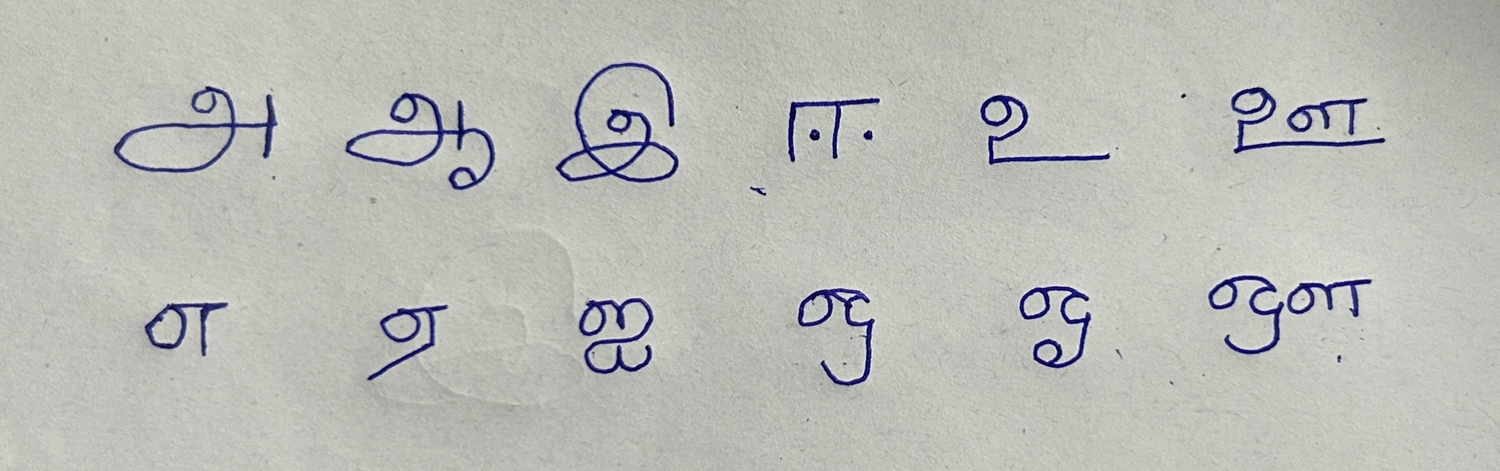
#> input picture input/IMG_4690.JPG, 1500 x 471 px; its folder holds only this picture in this run
$ python -i png_generator.py   (imports and definitions only)   (older library calls are emulated)
#> lines starting #> are read from the running program, lines starting #| are printed output that depends on the picture; after the words box and inside, x2 and y2 are one past the last pixel; in counts of white or black regions, pixels touching at a corner belong together; pictures that were not available may be replaced by others from this repository, and a replacement may not be noted
#Python 3
#packages
from PIL import Image, ImageEnhance # powerful image processing libery ?
import os
import cv2
import subprocess

def convertImage(i):
    input_image = Image.open('./cropped/'+i)

    # Convert the image to grayscale
    grayscale_image = input_image.convert("L")

    # Apply a threshold to create a black and white image
    threshold = 128  # Adjust this threshold as needed
    bw_image = grayscale_image.point(lambda p: 255 if p > threshold else 0, mode='1')

    mask = input_image.convert("L")

    threshold = 240  # Adjust this threshold as needed
    mask = mask.point(lambda p: 0 if p > threshold else 255)  # Create the mask using a threshold

    # Apply the mask to the image
    input_image.putalpha(mask)

    # Save the black image
    #out_name = i.split(".")[0]
    input_image.save("./png/"+i.split(".")[0], "PNG")
    print("Successful = " + i)

def convertpngtosvg():
    in_path = os.getcwd() + "/png"
    if os.path.exists(in_path):
        in_list = os.listdir(in_path)
        if len(in_list) == 0:
            print("Note: Please add some image files (JPEG or PNG) for SVG generation")
        else:
            os.makedirs(os.getcwd() + '/svg/', exist_ok=True)
            os.makedirs(os.getcwd() + '/pbm/', exist_ok=True)

            for img in in_list:
                file_path = os.path.join(in_path, img)
                base_name, ext = os.path.splitext(img)

                # Check file extension and convert to PNG if needed
                if ext.lower() in ['.jpeg', '.jpg']:
                    png_path = os.path.join(os.getcwd(), 'images', base_name + '.png')
                    os.system(f"convert {file_path} {png_path}")
                    file_path = png_path

                # Convert to PBM
                pbm_path = os.path.join(os.getcwd(), 'pbm', base_name + '.pbm')
                os.system(f"convert {file_path} -colorspace Gray -format pbm {pbm_path}")

                # Get pixel count
                command = f"identify -verbose {pbm_path} | grep pixels | awk '{{print $3}}'"
                result = subprocess.run(command, shell=True, capture_output=True, text=True)
                output = result.stdout.strip()  # Sanitize output

                if result.returncode != 0 or not output.isdigit():
                    print(f"Error: Failed to retrieve pixel count for {pbm_path}. Skipping...")
                    continue

                pixel_count = int(output)
                print(f"Pixel count for {pbm_path}: {pixel_count}")

                # Convert to SVG if pixel count is greater than 2000
                if pixel_count > 2000:
                    svg_path = os.path.join(os.getcwd(), 'svg', base_name + '.svg')
                    os.system(f"potrace -s {pbm_path} -o {svg_path}")
    else:
        print("Error: Input folder 'images' does not exist. Please create the folder and add images.")


def process_start(in_path):
	# in_path = os.getcwd()+"/input" ?
	# if os.path.exists(in_path) == True: ?
#> called with in_path = 'input/IMG_4690.JPG'
	if os.path.exists(in_path):
		in_list = os.listdir(in_path)
		print(in_list)
		#os.chdir(in_path)
		if len(in_list) == 0:
			print("Note: Please add some image files for preprocessing")
		else:
			os.makedirs(os.getcwd()+'/preprocessed/', exist_ok=True)
			#ouput directory creation
			os.makedirs(os.getcwd()+'/cropped/', exist_ok=True)
			for img in in_list:
				print(img)
				with Image.open(os.getcwd()+"/input/"+img) as im:
#> im is the input picture: PIL image 1500x471 RGB; mean R, G, B 186.6, 187.5, 182.7
					print("[+] Preprocessing started...")
					#convert into grayscale
					grayscaleImg = im.convert("L")   # "L" mode maps to black and white pixels ?
					#image contrast enhancer
					enhancer = ImageEnhance.Contrast(grayscaleImg)
					factor = 1.5 #increase contrast
					contrastImg = enhancer.enhance(factor)
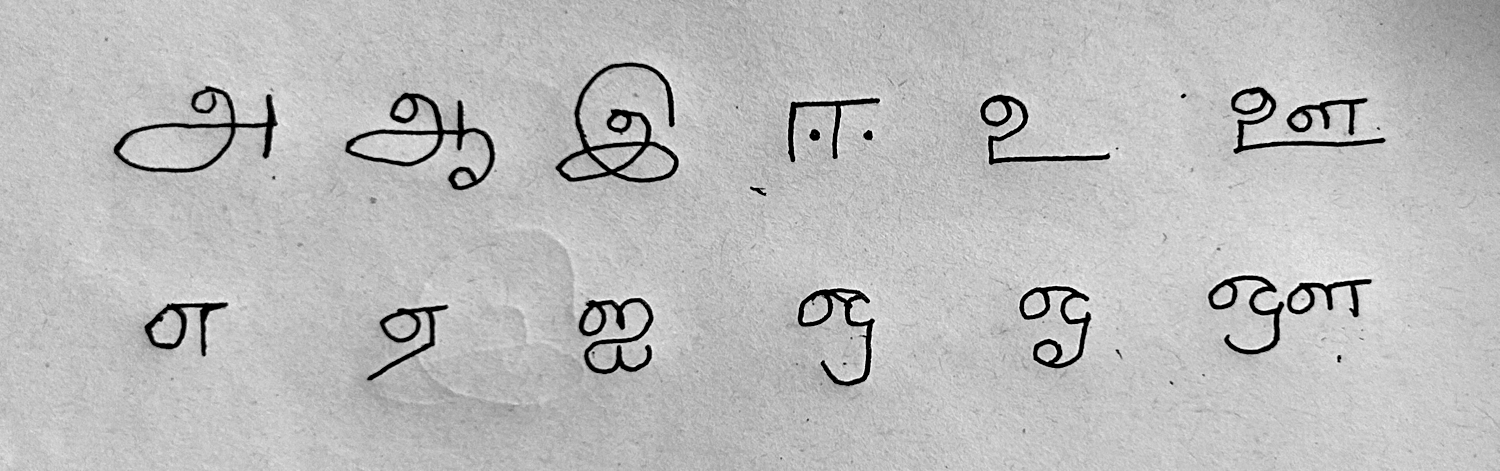
#> contrastImg: PIL image 1500x471 L; min 0, max 255, mean 187.4
					#image brightness enhancer
					enhancer = ImageEnhance.Brightness(contrastImg)
					factor = 2 #increase Brightness
					im_output = enhancer.enhance(factor)
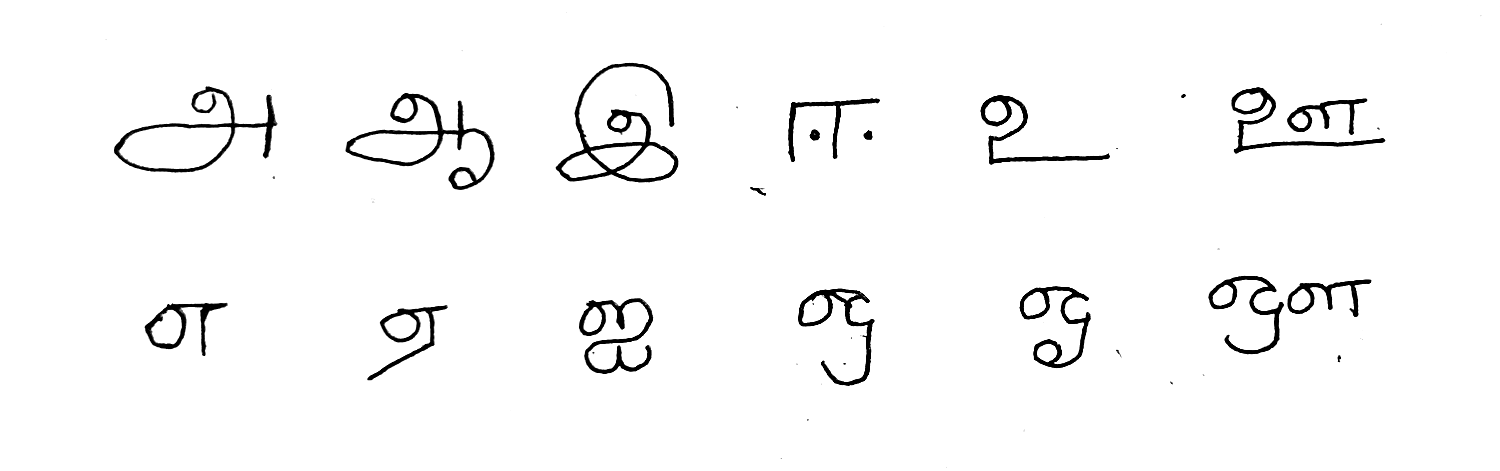
#> im_output: PIL image 1500x471 L; min 0, max 255, mean 248
					#im_output.show("more-brightness-image.png")
					im_output.save(os.getcwd()+'/preprocessed/'+img)
					print("[+] Preprocessing completed")

					im_ap = cv2.imread(os.getcwd()+'/preprocessed/'+img)
#> im_ap: shape (471, 1500, 3); min 0, max 255, mean 247.9
					# Convert to grayscale
					gray = cv2.cvtColor(im_ap, cv2.COLOR_BGR2GRAY)
					# Apply binary thresholding
					#thresh = cv2.threshold(gray, 0, 255, cv2.THRESH_BINARY_INV + cv2.THRESH_OTSU)[1]
					ret,thresh = cv2.threshold(gray, 0, 255,cv2.THRESH_OTSU|cv2.THRESH_BINARY_INV)
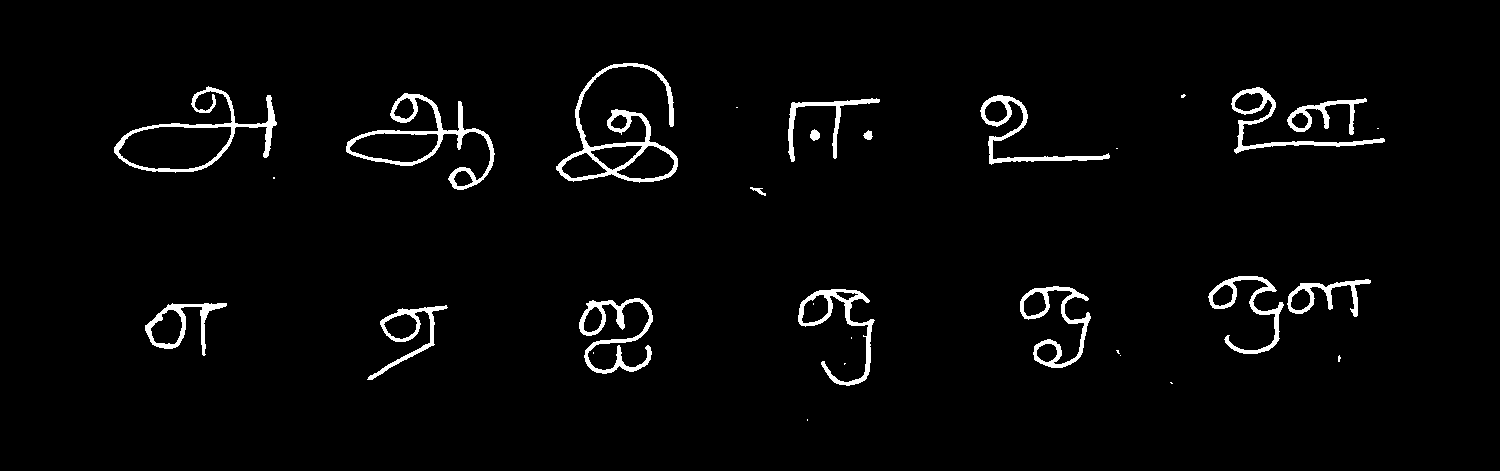
#> thresh: shape (471, 1500); 2.8% white; 31 white regions (14 under 20 px), largest, box (x1, y1, x2, y2) and area: (556, 63, 678, 183) 2629, (346, 93, 495, 190) 2233, (114, 86, 277, 173) 1886
#> ret = 136

					#--- choosing the right kernel
					#--- kernel size of 3 rows (to join dots above letters 'i' and 'j')
					#--- and 10 columns to join neighboring letters in words and neighboring words
					rect_kernel = cv2.getStructuringElement(cv2.MORPH_RECT, (3, 3))
					dilation = cv2.dilate(thresh, rect_kernel, iterations = 10)
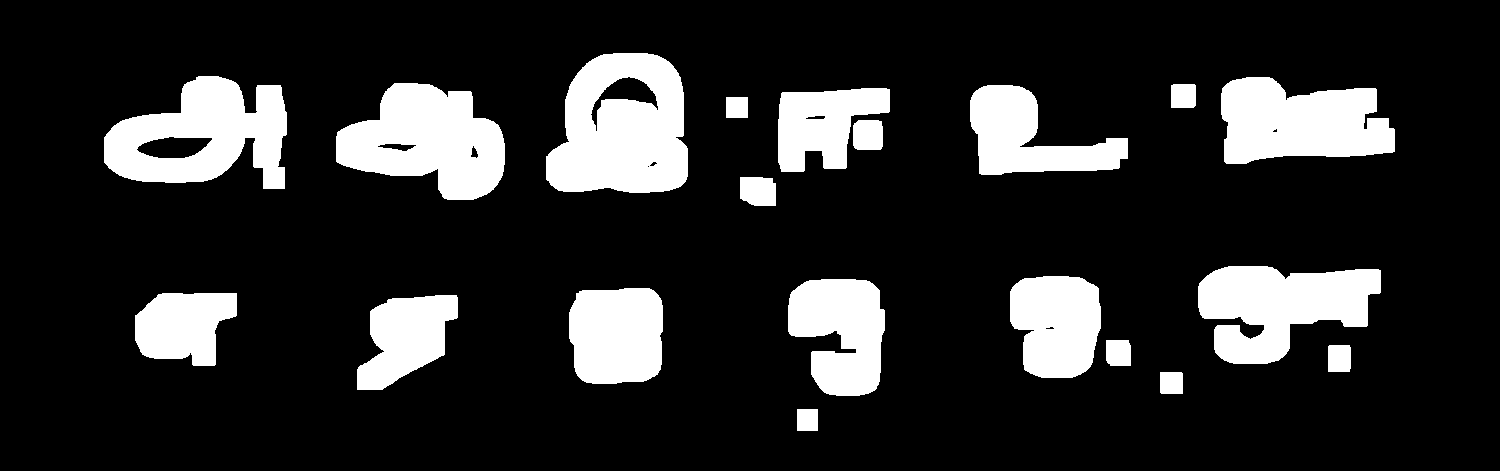
#> dilation: shape (471, 1500); 16.8% white; 20 white regions
					#cv2.imshow('dilation', dilation)

					#---Finding contours ---_,
					contours, hierarchy = cv2.findContours(dilation, cv2.RETR_EXTERNAL, cv2.CHAIN_APPROX_NONE)
#> contours = 20 contours; largest, box (x1, y1, x2, y2) and area: (546, 53, 688, 193) 16006, (104, 76, 287, 189) 13442, (336, 83, 505, 200) 12850, (1198, 266, 1381, 364) 11330, (1221, 77, 1395, 164) 11153

					im_mark = im_ap.copy()
					for cnt in contours:
						x, y, w, h = cv2.boundingRect(cnt)
						cv2.rectangle(im_mark, (x, y), (x + w, y + h), (0, 255, 0), 2)
#> this loop made 20 passes
#> (x, y, w, h) on passes 1 to 12: (797, 409, 21, 22), (1160, 372, 23, 22), (1328, 345, 23, 27), (1106, 340, 25, 26), (357, 295, 101, 95), (135, 293, 102, 73), (569, 288, 94, 96), (788, 279, 97, 117), (1010, 276, 91, 102), (1198, 266, 183, 98), (740, 177, 36, 29), (853, 120, 30, 30)
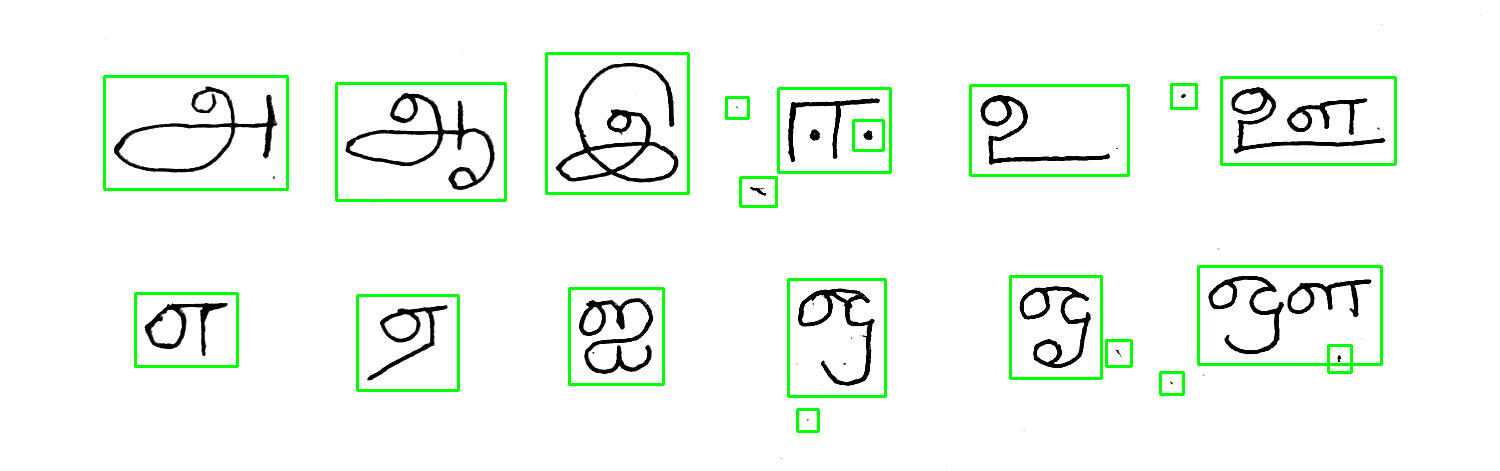
#> im_mark: shape (471, 1500, 3); mean B, G, R 241, 247.9, 241
						#cv2.imshow('final', im2)
						#cv2.imwrite('./cropped/lines'+img+'.jpeg', im_mark)

					print("[+] Image Cropping started...")
					img = img.split(".")
					#print(img[0])
					for i, contour in enumerate(contours):
						x, y, w, h = cv2.boundingRect(contour)
						roi = im_mark[y:y+h, x:x+w]
						cv2.imwrite('./cropped/'+img[0]+'_'+str(i)+'.jpeg',roi)
#> this loop made 20 passes
#> pass 1, in process_start, `roi = im_mark[y:y+h, x:x+w]`:
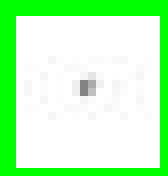
#> roi: shape (22, 21, 3) (shown 8 times larger); mean B, G, R 187.2, 253.4, 187.2
#> pass 3, in process_start, `roi = im_mark[y:y+h, x:x+w]`:
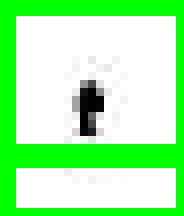
#> roi: shape (27, 23, 3) (shown 8 times larger); mean B, G, R 165.4, 247.9, 165.4

					print("[+] Image Cropping completed")
			#os.system("python3 negative.py")
			in_path = os.getcwd()+"/cropped"
			if os.path.exists(in_path) == True:
				in_list = os.listdir(in_path)
				#os.chdir(in_path)
				if len(in_list) == 0:
					print("Note: Please add some image files for processing")
				else:
					os.makedirs(os.getcwd()+'/png/', exist_ok=True)
					for i in in_list:
					#print(i)
						convertImage(i)
	else:
		print("Note: Please create the input directories with image files")


	convertpngtosvg()

>>> result = process_start('input/IMG_4690.JPG')

$ run again, on input/tn2.jpeg
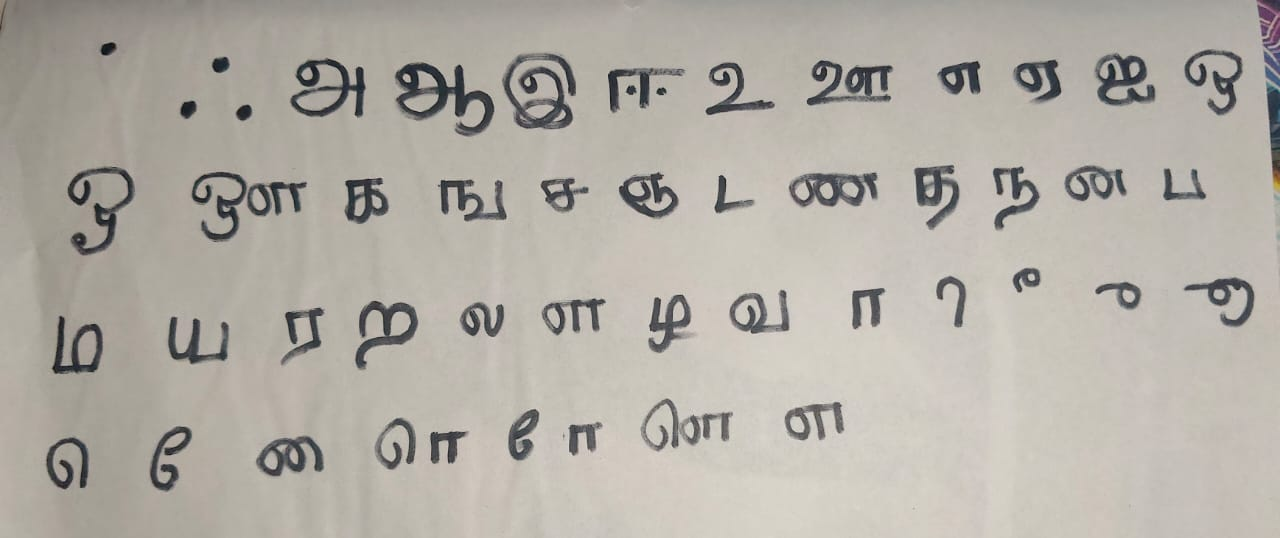
#> input picture input/tn2.jpeg, 1280 x 538 px
#> in process_start, im is the input picture: PIL image 1280x538 RGB; mean R, G, B 178.3, 173.8, 165.6
#> thresh: shape (538, 1280); 6.7% white; 120 white regions (41 under 20 px), largest, box (x1, y1, x2, y2) and area: (395, 63, 494, 136) 2623, (68, 167, 135, 255) 1708, (503, 56, 573, 129) 1683
#> ret = 151
#> dilation: shape (538, 1280); 29.2% white; 48 white regions
#> contours = 48 contours; largest, box (x1, y1, x2, y2) and area: (385, 44, 586, 146) 15748, (182, 162, 317, 252) 8518, (58, 157, 145, 265) 7303, (281, 49, 375, 127) 6469, (368, 409, 476, 479) 5719
#> the loop in process_start, `for cnt in contours:` made 48 passes
#> (x, y, w, h) on passes 1 to 8: (36, 428, 62, 71), (247, 427, 86, 59), (140, 417, 62, 84), (559, 413, 51, 52), (368, 409, 108, 70), (499, 400, 50, 70), (775, 393, 78, 57), (634, 389, 105, 71)
#> after the loop in process_start, `for cnt in contours:`:
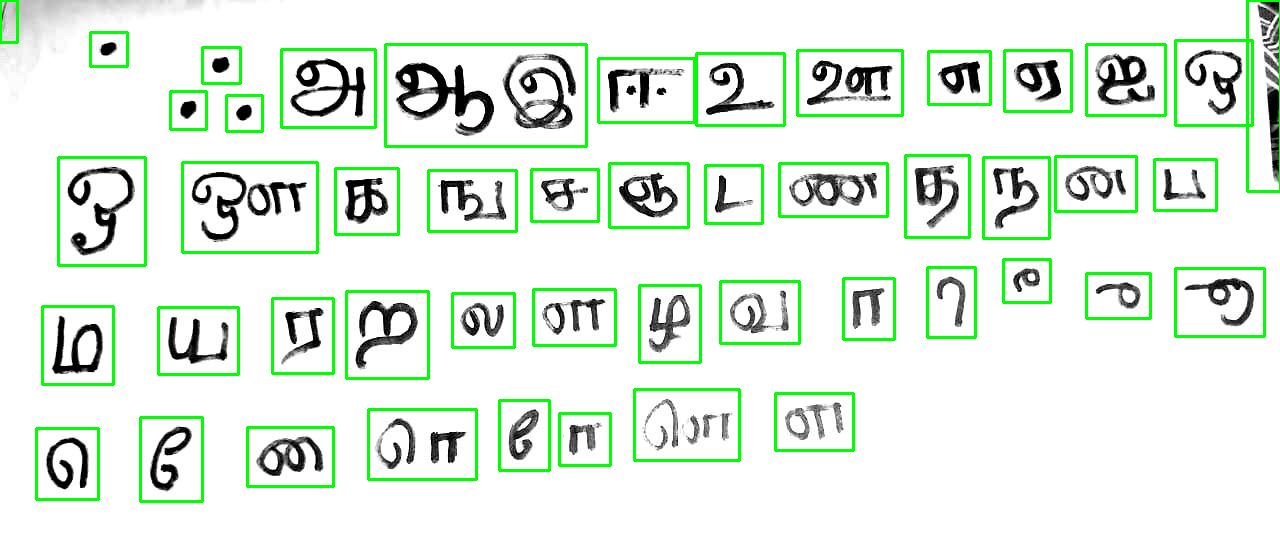
#> im_mark: shape (538, 1280, 3); mean B, G, R 225.3, 240, 225.3
#> the loop in process_start, `for i, contour in enumerate(contours):` made 48 passes
#> pass 3, in process_start, `roi = im_mark[y:y+h, x:x+w]`:
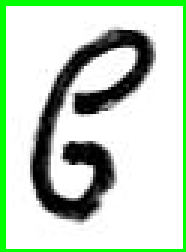
#> roi: shape (84, 62, 3) (shown 3 times larger); mean B, G, R 191.4, 212.4, 191.4
